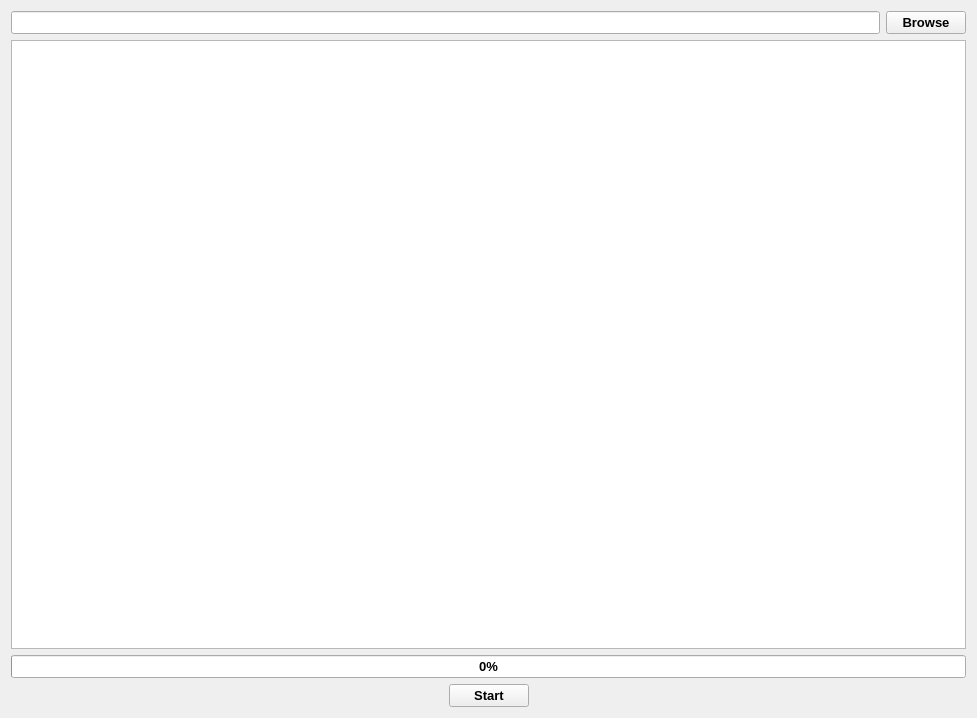
<?xml version="1.0" encoding="UTF-8"?>
<ui version="4.0">
 <class>Form</class>
 <widget class="QWidget" name="Form">
  <property name="geometry">
   <rect>
    <x>0</x>
    <y>0</y>
    <width>977</width>
    <height>718</height>
   </rect>
  </property>
  <property name="font">
   <font>
    <pointsize>10</pointsize>
    <weight>75</weight>
    <bold>true</bold>
   </font>
  </property>
  <property name="windowTitle">
   <string>Scraper GUI</string>
  </property>
  <layout class="QGridLayout" name="gridLayout">
   <item row="1" column="0">
    <layout class="QVBoxLayout" name="verticalLayout">
     <item>
      <layout class="QHBoxLayout" name="horizontalLayout">
       <item>
        <widget class="QLineEdit" name="filePath"/>
       </item>
       <item>
        <widget class="QPushButton" name="fileBrowse">
         <property name="text">
          <string>Browse</string>
         </property>
        </widget>
       </item>
      </layout>
     </item>
     <item>
      <layout class="QVBoxLayout" name="verticalLayout_8">
       <item>
        <widget class="QListWidget" name="urlList">
         <property name="font">
          <font>
           <pointsize>10</pointsize>
           <weight>50</weight>
           <bold>false</bold>
          </font>
         </property>
        </widget>
       </item>
      </layout>
     </item>
     <item>
      <layout class="QVBoxLayout" name="verticalLayout_2">
       <item>
        <widget class="QProgressBar" name="progressBar">
         <property name="value">
          <number>0</number>
         </property>
        </widget>
       </item>
       <item>
        <layout class="QHBoxLayout" name="horizontalLayout_2">
         <item>
          <spacer name="horizontalSpacer">
           <property name="orientation">
            <enum>Qt::Horizontal</enum>
           </property>
           <property name="sizeHint" stdset="0">
            <size>
             <width>40</width>
             <height>20</height>
            </size>
           </property>
          </spacer>
         </item>
         <item>
          <widget class="QPushButton" name="startButton">
           <property name="text">
            <string>Start</string>
           </property>
          </widget>
         </item>
         <item>
          <spacer name="horizontalSpacer_2">
           <property name="orientation">
            <enum>Qt::Horizontal</enum>
           </property>
           <property name="sizeHint" stdset="0">
            <size>
             <width>40</width>
             <height>20</height>
            </size>
           </property>
          </spacer>
         </item>
        </layout>
       </item>
      </layout>
     </item>
    </layout>
   </item>
  </layout>
 </widget>
 <resources/>
 <connections>
  <connection>
   <sender>fileBrowse</sender>
   <signal>clicked()</signal>
   <receiver>Form</receiver>
   <slot>fileBrowse_Clicked()</slot>
   <hints>
    <hint type="sourcelabel">
     <x>941</x>
     <y>29</y>
    </hint>
    <hint type="destinationlabel">
     <x>973</x>
     <y>44</y>
    </hint>
   </hints>
  </connection>
  <connection>
   <sender>startButton</sender>
   <signal>clicked()</signal>
   <receiver>Form</receiver>
   <slot>startButton_Clicked()</slot>
   <hints>
    <hint type="sourcelabel">
     <x>497</x>
     <y>692</y>
    </hint>
    <hint type="destinationlabel">
     <x>970</x>
     <y>666</y>
    </hint>
   </hints>
  </connection>
 </connections>
 <slots>
  <slot>fileBrowse_Clicked()</slot>
  <slot>startButton_Clicked()</slot>
 </slots>
</ui>
